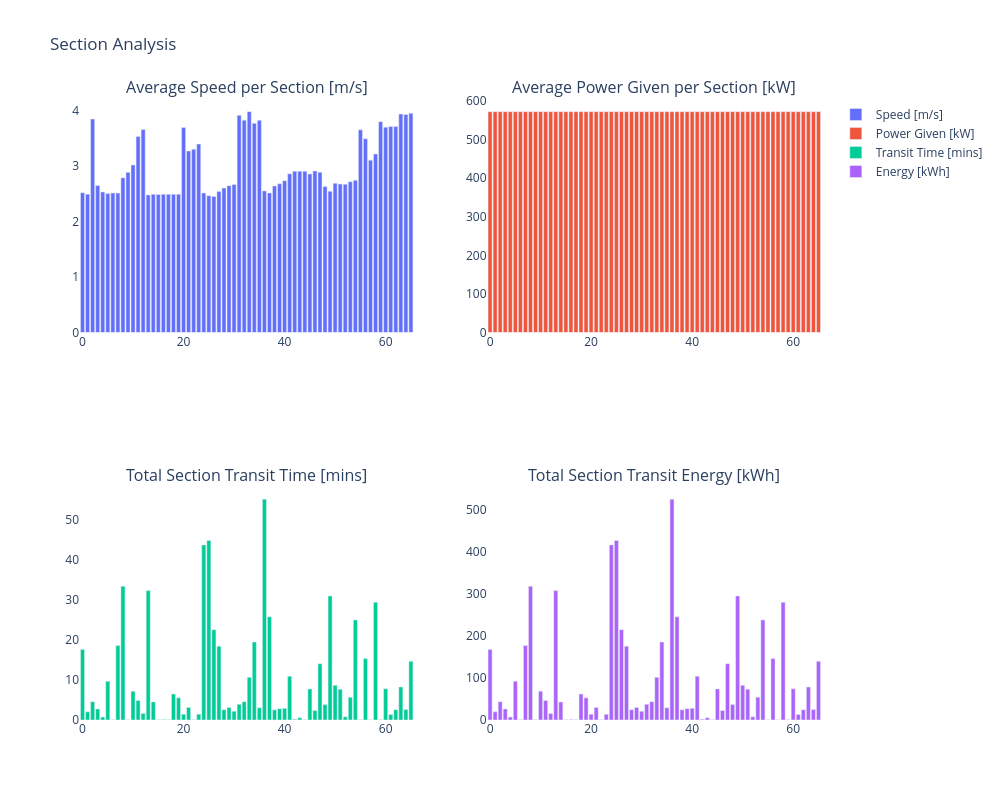

Source (notebook cell):
### Code cell
# Calculate average speed
average_speed = df_eventtable_energy_fuel['distance (m)'] / df_eventtable_energy_fuel['duration (s)']

# Calculate durations in minutes
durations = [
    (row['stop time'] - row['start time']).total_seconds() / 60
    for _, row in df_eventtable_energy_fuel.iterrows()
]

# Create 2x2 subplot figure
fig = make_subplots(rows=2, cols=2, subplot_titles=[
    'Average Speed per Section [m/s]',
    'Average Power Given per Section [kW]',
    'Total Section Transit Time [mins]',
    'Total Section Transit Energy [kWh]'
])

# Add bar charts to subplots
fig.add_trace(go.Bar(x=df.index, y=average_speed, name='Speed [m/s]'), row=1, col=1)
fig.add_trace(go.Bar(x=df.index, y=df_eventtable_energy_fuel['P_given (kW)'], name='Power Given [kW]'), row=1, col=2)
fig.add_trace(go.Bar(x=df.index, y=durations, name='Transit Time [mins]'), row=2, col=1)
fig.add_trace(go.Bar(x=df.index, y=df_eventtable_energy_fuel['total_energy (kWh)'], name='Energy [kWh]'), row=2, col=2)

# Update layout
fig.update_layout(
    height=800,
    width=1000,
    title_text='Section Analysis',
    plot_bgcolor='white'
)

# fig.show()

### Figure 1 — Plotly figure (JSON) as saved in the notebook; plotly's stock layout.template omitted (floating-point values rounded to 4 significant figures; data arrays with more than 128 entries replaced by an {"elided": "..."} marker saying what was removed)
{"data": [{"name": "Speed [m/s]", "type": "bar", "x": {"elided": "132 int values"}, "xaxis": "x", "y": [2.523, 2.497, 3.852, 2.653, 2.537, 2.508, 2.519, 2.516, 2.791, 2.89, 3.023, 3.537, 3.662, 2.483, 2.494, 2.49, 2.493, 2.493, 2.493, 2.497, 3.699, 3.276, 3.309, 3.402, 2.518, 2.468, 2.455, 2.543, 2.607, 2.65, 2.671, 3.919, 3.832, 3.987, 3.775, 3.83, 2.555, 2.517, 2.643, 2.683, 2.738, 2.864, 2.91, 2.91, 2.91, 2.862, 2.915, 2.893, 2.633, 2.548, 2.692, 2.679, 2.676, 2.721, 2.747, 3.659, 3.497, 3.11, 3.222, 3.806, 3.706, 3.716, 3.719, 3.943, 3.935, 3.957], "yaxis": "y"}, {"name": "Power Given [kW]", "type": "bar", "x": {"elided": "132 int values"}, "xaxis": "x2", "y": [572.6, 572.6, 572.6, 572.6, 572.6, 572.6, 572.6, 572.6, 572.6, 572.6, 572.6, 572.6, 572.6, 572.6, 572.6, 572.6, 572.6, 572.6, 572.6, 572.6, 572.6, 572.6, 572.6, 572.6, 572.6, 572.6, 572.6, 572.6, 572.6, 572.6, 572.6, 572.6, 572.6, 572.6, 572.6, 572.6, 572.6, 572.6, 572.6, 572.6, 572.6, 572.6, 572.6, 572.6, 572.6, 572.6, 572.6, 572.6, 572.6, 572.6, 572.6, 572.6, 572.6, 572.6, 572.6, 572.6, 572.6, 572.6, 572.6, 572.6, 572.6, 572.6, 572.6, 572.6, 572.6, 572.6], "yaxis": "y2"}, {"name": "Transit Time [mins]", "type": "bar", "x": {"elided": "132 int values"}, "xaxis": "x3", "y": [17.6, 2.032, 4.557, 2.767, 0.7316, 9.66, 0.04608, 18.56, 33.36, 0.04611, 7.196, 4.864, 1.615, 32.27, 4.503, 0.04608, 0.1145, 0.04608, 6.481, 5.522, 1.459, 3.124, 0.04616, 1.419, 43.67, 44.78, 22.53, 18.41, 2.549, 3.122, 2.164, 3.905, 4.581, 10.63, 19.46, 3.054, 55.09, 25.74, 2.53, 2.824, 2.901, 10.91, 0.1845, 0.5612, 0.04611, 7.754, 2.372, 14.02, 3.84, 30.93, 8.652, 7.689, 0.7966, 5.688, 24.96, 0.04621, 15.31, 0.04614, 29.37, 0.04623, 7.798, 1.359, 2.569, 8.243, 2.601, 14.63], "yaxis": "y3"}, {"name": "Energy [kWh]", "type": "bar", "x": {"elided": "132 int values"}, "xaxis": "x4", "y": [168.0, 19.39, 43.49, 26.41, 6.982, 92.19, 0.4397, 177.2, 318.3, 0.4401, 68.67, 46.42, 15.41, 307.9, 42.98, 0.4397, 1.093, 0.4397, 61.85, 52.7, 13.93, 29.81, 0.4405, 13.54, 416.7, 427.3, 215.0, 175.7, 24.32, 29.8, 20.65, 37.26, 43.72, 101.5, 185.7, 29.14, 525.7, 245.6, 24.15, 26.95, 27.69, 104.1, 1.76, 5.356, 0.4401, 74.0, 22.64, 133.8, 36.64, 295.2, 82.57, 73.38, 7.603, 54.28, 238.2, 0.441, 146.1, 0.4403, 280.3, 0.4412, 74.42, 12.97, 24.51, 78.66, 24.82, 139.6], "yaxis": "y4"}], "layout": {"annotations": [{"font": {"size": 16}, "showarrow": false, "text": "Average Speed per Section [m/s]", "x": 0.225, "xanchor": "center", "xref": "paper", "y": 1, "yanchor": "bottom", "yref": "paper"}, {"font": {"size": 16}, "showarrow": false, "text": "Average Power Given per Section [kW]", "x": 0.775, "xanchor": "center", "xref": "paper", "y": 1, "yanchor": "bottom", "yref": "paper"}, {"font": {"size": 16}, "showarrow": false, "text": "Total Section Transit Time [mins]", "x": 0.225, "xanchor": "center", "xref": "paper", "y": 0.375, "yanchor": "bottom", "yref": "paper"}, {"font": {"size": 16}, "showarrow": false, "text": "Total Section Transit Energy [kWh]", "x": 0.775, "xanchor": "center", "xref": "paper", "y": 0.375, "yanchor": "bottom", "yref": "paper"}], "height": 800, "plot_bgcolor": "white", "title": {"text": "Section Analysis"}, "width": 1000, "xaxis": {"anchor": "y", "domain": [0, 0.45]}, "xaxis2": {"anchor": "y2", "domain": [0.55, 1]}, "xaxis3": {"anchor": "y3", "domain": [0, 0.45]}, "xaxis4": {"anchor": "y4", "domain": [0.55, 1]}, "yaxis": {"anchor": "x", "domain": [0.625, 1]}, "yaxis2": {"anchor": "x2", "domain": [0.625, 1]}, "yaxis3": {"anchor": "x3", "domain": [0, 0.375]}, "yaxis4": {"anchor": "x4", "domain": [0, 0.375]}}}
